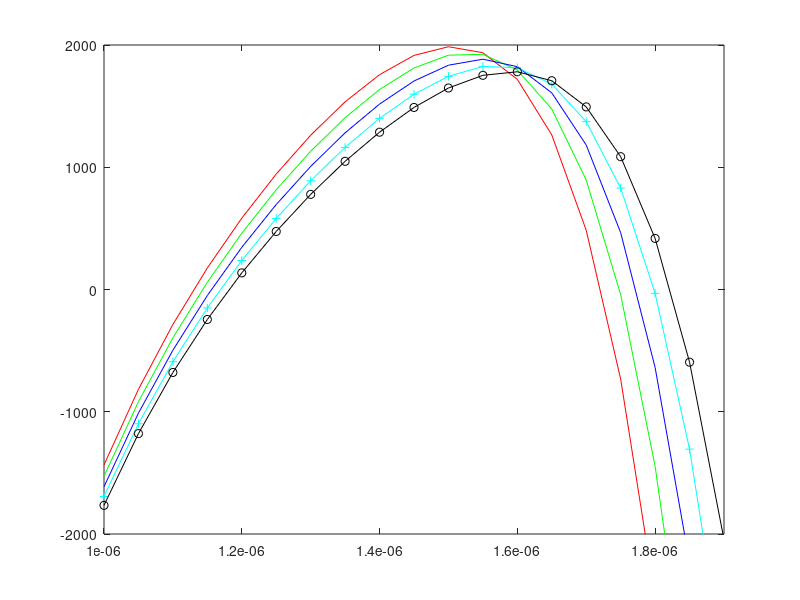

Write MATLAB code to recreate this figure.
clear all;
n1=[2.88812638127325 
2.82681361505381 
2.76657715053699 
2.70692372761932 
2.64746518433072 
2.58789167240220 
2.52795343401124 
2.46744864168574 
2.40621584442367 
2.34413020355258 
2.28110317654645 
2.21708568815563 
2.15207523894198 
2.08612763431210 
2.01937423689214 
1.95204590775859 
1.88450379095877 
1.81727584340129 
1.75109439190459 
1.68692362437336 
1.62596058433216 ];
n2 = [2.90105865914953 
2.84058371685147 
2.78125466638131 
2.72258098385150 
2.66417673058955 
2.60573370001581 
2.54700310701369 
2.48778308983080 
2.42791068145963 
2.36725732142797 
2.30572749485407 
2.24326041109181 
2.17983499899617 
2.11547869814463 
2.05028091020190 
1.98441183189959 
1.91814757040661 
1.85190122993886 
1.78625752776352 
1.72200475185697 
1.66015176454045 ];
n3 = [2.91329384555465 
2.85360195880578 
2.79512006446976 
2.73736039614017 
2.67993921200044 
2.62255006873153 
2.56494533662433 
2.50692351106737 
2.44832080712450 
2.38900612040484 
2.32887884756581 
2.26786942255458 
2.20594266167629 
2.14310435412393 
2.07941157920018 
2.01498764671554 
1.95004232761562 
1.88489773980115 
1.82001890272310 
1.75604545356790 
1.69381656250688 ];
n4 =[2.92488885201312 
2.86593130594039 
2.80824307602365 
2.75133916536084 
2.69483806033762 
2.63843514786114 
2.58188411051233 
2.52498411978281 
2.46757112405749 
2.40951238759643 
2.35070368195524 
2.29106891901812 
2.23056224542565 
2.16917284171637 
2.10693288797484 
2.04392930317507 
1.98032001469312 
1.91635521759468 
1.85240351320282 
1.78898116301842 
1.72677951293991 ];
n5 = [2.93589019545510 
2.87762225604623 
2.82067853214621 
2.76457673712058 
2.70893763254541 
2.65345844345229 
2.59789428939874 
2.54204521809022 
2.48574731469939 
2.42886688261551 
2.37129715115849 
2.31295720345390 
2.25379309479226 
2.19378123065580 
2.13293451213296 
2.07131152721099 
2.00902956464149 
1.94628199267517 
1.88336025601213 
1.82067958720505 
1.75880599294884 ];
%n6 = [];
n1 = n1';
n2 = n2';
n3 = n3';
n4 = n4';
n5 = n5';
%n6 = n6';
lambda = 1e-6:0.05e-6:2e-6;
C = 3e8;
%omega = 2*pi*C./lambda;
dn1dlambda = [diff(n1)./diff(lambda),0];
ddn1ddlambda = [diff(dn1dlambda)./diff(lambda),0];
D1 = 1e12*1e3*1e-9 .* -lambda ./ C .* ddn1ddlambda;
dn2dlambda = [diff(n2)./diff(lambda),0];
ddn2ddlambda = [diff(dn2dlambda)./diff(lambda),0];
D2 = 1e12*1e3*1e-9 .* -lambda ./ C .* ddn2ddlambda;
dn3dlambda = [diff(n3)./diff(lambda),0];
ddn3ddlambda = [diff(dn3dlambda)./diff(lambda),0];
D3 = 1e12*1e3*1e-9 .* -lambda ./ C .* ddn3ddlambda;
dn4dlambda = [diff(n4)./diff(lambda),0];
ddn4ddlambda = [diff(dn4dlambda)./diff(lambda),0];
D4 = 1e12*1e3*1e-9 .* -lambda ./ C .* ddn4ddlambda;
dn5dlambda = [diff(n5)./diff(lambda),0];
ddn5ddlambda = [diff(dn5dlambda)./diff(lambda),0];
D5 = 1e12*1e3*1e-9 .* -lambda ./ C .* ddn5ddlambda;
%dn6dlambda = [diff(n6)./diff(lambda),0];
%ddn6ddlambda = [diff(dn6dlambda)./diff(lambda),0];
%D6 = 1e12*1e3*1e-9 .* -lambda ./ C .* ddn6ddlambda;
plot(lambda,D1,'r-'),hold on;
plot(lambda,D2,'g-'),hold on;
plot(lambda,D3,'b-'),hold on;
plot(lambda,D4,'c+-'),hold on;
plot(lambda,D5,'ko-'),hold on;
%plot(lambda,D6,'m-'),hold on;
axis([1e-6,1.9e-6,-2000,2000])